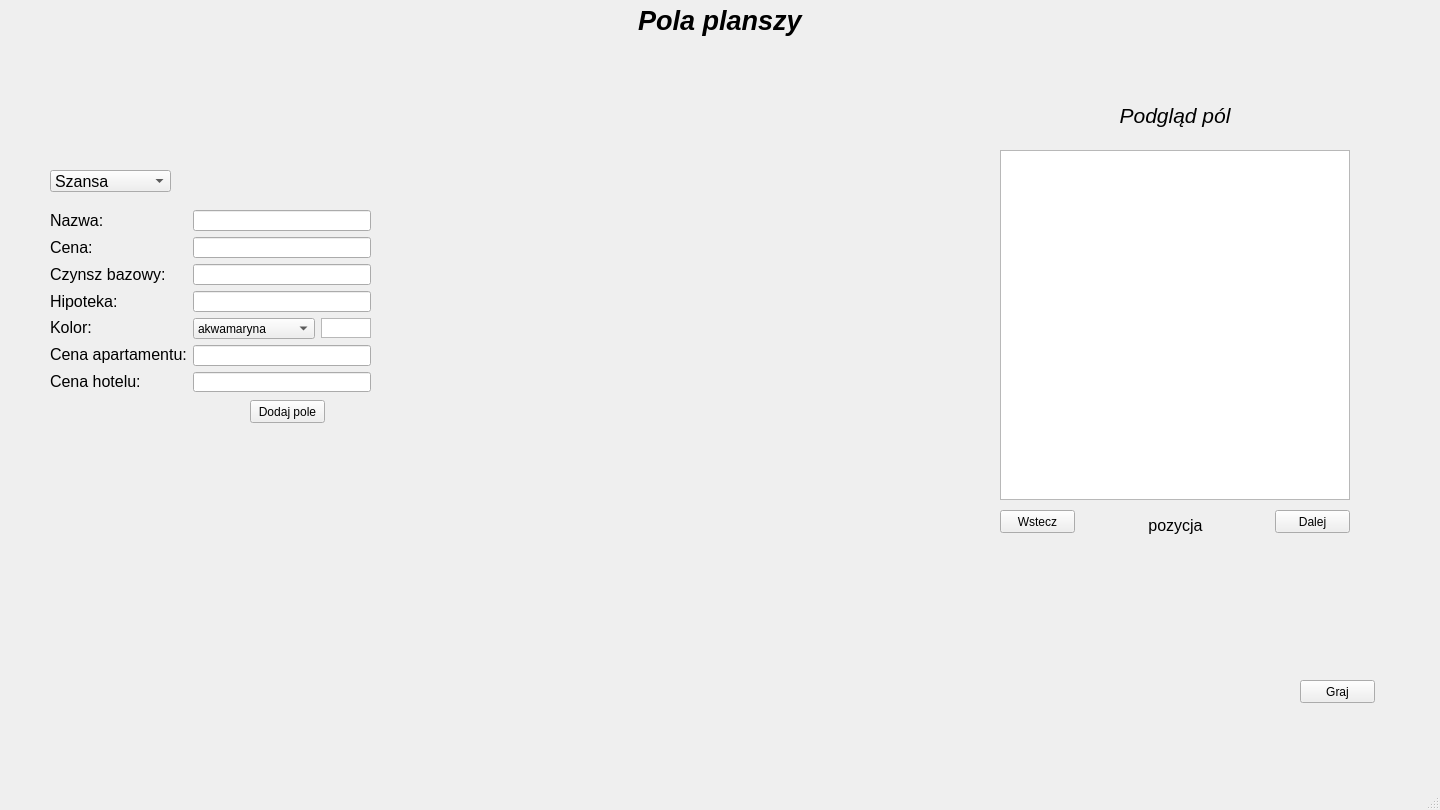
<?xml version="1.0" encoding="UTF-8"?>
<ui version="4.0">
 <class>NGPlansza</class>
 <widget class="QMainWindow" name="NGPlansza">
  <property name="geometry">
   <rect>
    <x>0</x>
    <y>0</y>
    <width>1440</width>
    <height>810</height>
   </rect>
  </property>
  <property name="windowTitle">
   <string>MainWindow</string>
  </property>
  <widget class="QWidget" name="centralwidget">
   <widget class="QLabel" name="label">
    <property name="geometry">
     <rect>
      <x>600</x>
      <y>0</y>
      <width>240</width>
      <height>40</height>
     </rect>
    </property>
    <property name="font">
     <font>
      <pointsize>20</pointsize>
      <weight>75</weight>
      <italic>true</italic>
      <bold>true</bold>
     </font>
    </property>
    <property name="text">
     <string>Pola planszy</string>
    </property>
    <property name="alignment">
     <set>Qt::AlignCenter</set>
    </property>
   </widget>
   <widget class="QComboBox" name="cbRodzaj">
    <property name="geometry">
     <rect>
      <x>50</x>
      <y>170</y>
      <width>121</width>
      <height>22</height>
     </rect>
    </property>
    <property name="font">
     <font>
      <pointsize>12</pointsize>
     </font>
    </property>
    <item>
     <property name="text">
      <string>Szansa</string>
     </property>
    </item>
    <item>
     <property name="text">
      <string>Kasa</string>
     </property>
    </item>
    <item>
     <property name="text">
      <string>Standardowe</string>
     </property>
    </item>
    <item>
     <property name="text">
      <string>Specjalne</string>
     </property>
    </item>
    <item>
     <property name="text">
      <string>Ekstra</string>
     </property>
    </item>
   </widget>
   <widget class="QPushButton" name="pbGraj">
    <property name="geometry">
     <rect>
      <x>1300</x>
      <y>680</y>
      <width>75</width>
      <height>23</height>
     </rect>
    </property>
    <property name="text">
     <string>Graj</string>
    </property>
   </widget>
   <widget class="QPushButton" name="pbDodPole">
    <property name="geometry">
     <rect>
      <x>250</x>
      <y>400</y>
      <width>75</width>
      <height>23</height>
     </rect>
    </property>
    <property name="text">
     <string>Dodaj pole</string>
    </property>
   </widget>
   <widget class="QWidget" name="layoutWidget">
    <property name="geometry">
     <rect>
      <x>50</x>
      <y>210</y>
      <width>321</width>
      <height>182</height>
     </rect>
    </property>
    <layout class="QHBoxLayout" name="horizontalLayout">
     <item>
      <layout class="QVBoxLayout" name="verticalLayout_2">
       <item>
        <widget class="QLabel" name="label_2">
         <property name="font">
          <font>
           <pointsize>12</pointsize>
          </font>
         </property>
         <property name="text">
          <string>Nazwa:</string>
         </property>
        </widget>
       </item>
       <item>
        <widget class="QLabel" name="lbKwota">
         <property name="font">
          <font>
           <pointsize>12</pointsize>
          </font>
         </property>
         <property name="text">
          <string>Cena:</string>
         </property>
        </widget>
       </item>
       <item>
        <widget class="QLabel" name="label_4">
         <property name="font">
          <font>
           <pointsize>12</pointsize>
          </font>
         </property>
         <property name="text">
          <string>Czynsz bazowy:</string>
         </property>
        </widget>
       </item>
       <item>
        <widget class="QLabel" name="label_5">
         <property name="font">
          <font>
           <pointsize>12</pointsize>
          </font>
         </property>
         <property name="text">
          <string>Hipoteka:</string>
         </property>
        </widget>
       </item>
       <item>
        <widget class="QLabel" name="label_8">
         <property name="font">
          <font>
           <pointsize>12</pointsize>
          </font>
         </property>
         <property name="text">
          <string>Kolor:</string>
         </property>
        </widget>
       </item>
       <item>
        <widget class="QLabel" name="label_6">
         <property name="font">
          <font>
           <pointsize>12</pointsize>
          </font>
         </property>
         <property name="text">
          <string>Cena apartamentu:</string>
         </property>
        </widget>
       </item>
       <item>
        <widget class="QLabel" name="label_7">
         <property name="font">
          <font>
           <pointsize>12</pointsize>
          </font>
         </property>
         <property name="text">
          <string>Cena hotelu:</string>
         </property>
        </widget>
       </item>
      </layout>
     </item>
     <item>
      <layout class="QVBoxLayout" name="verticalLayout">
       <item>
        <widget class="QLineEdit" name="leNazwa"/>
       </item>
       <item>
        <widget class="QLineEdit" name="leCena"/>
       </item>
       <item>
        <widget class="QLineEdit" name="leCzynsz"/>
       </item>
       <item>
        <widget class="QLineEdit" name="leHipoteka"/>
       </item>
       <item>
        <layout class="QHBoxLayout" name="horizontalLayout_2">
         <property name="sizeConstraint">
          <enum>QLayout::SetDefaultConstraint</enum>
         </property>
         <item>
          <widget class="QComboBox" name="cbKolor">
           <property name="sizePolicy">
            <sizepolicy hsizetype="Expanding" vsizetype="Fixed">
             <horstretch>0</horstretch>
             <verstretch>0</verstretch>
            </sizepolicy>
           </property>
           <item>
            <property name="text">
             <string>akwamaryna</string>
            </property>
           </item>
           <item>
            <property name="text">
             <string>czerwony</string>
            </property>
           </item>
           <item>
            <property name="text">
             <string>fioletowy</string>
            </property>
           </item>
           <item>
            <property name="text">
             <string>granatowy</string>
            </property>
           </item>
           <item>
            <property name="text">
             <string>miętowy</string>
            </property>
           </item>
           <item>
            <property name="text">
             <string>oliwkowy</string>
            </property>
           </item>
           <item>
            <property name="text">
             <string>pomarańczowy</string>
            </property>
           </item>
          </widget>
         </item>
         <item>
          <widget class="QGraphicsView" name="gvKolor">
           <property name="sizePolicy">
            <sizepolicy hsizetype="Maximum" vsizetype="Maximum">
             <horstretch>0</horstretch>
             <verstretch>0</verstretch>
            </sizepolicy>
           </property>
           <property name="minimumSize">
            <size>
             <width>50</width>
             <height>20</height>
            </size>
           </property>
           <property name="maximumSize">
            <size>
             <width>50</width>
             <height>20</height>
            </size>
           </property>
          </widget>
         </item>
        </layout>
       </item>
       <item>
        <widget class="QLineEdit" name="leCenaApart">
         <property name="text">
          <string/>
         </property>
        </widget>
       </item>
       <item>
        <widget class="QLineEdit" name="leCenaHot">
         <property name="text">
          <string/>
         </property>
        </widget>
       </item>
      </layout>
     </item>
    </layout>
   </widget>
   <widget class="QGraphicsView" name="gvPola">
    <property name="geometry">
     <rect>
      <x>1000</x>
      <y>150</y>
      <width>350</width>
      <height>350</height>
     </rect>
    </property>
   </widget>
   <widget class="QLabel" name="label_3">
    <property name="geometry">
     <rect>
      <x>1105</x>
      <y>100</y>
      <width>140</width>
      <height>30</height>
     </rect>
    </property>
    <property name="font">
     <font>
      <pointsize>16</pointsize>
      <italic>true</italic>
     </font>
    </property>
    <property name="text">
     <string>Podgląd pól</string>
    </property>
    <property name="alignment">
     <set>Qt::AlignCenter</set>
    </property>
   </widget>
   <widget class="QPushButton" name="pbWstecz">
    <property name="geometry">
     <rect>
      <x>1000</x>
      <y>510</y>
      <width>75</width>
      <height>23</height>
     </rect>
    </property>
    <property name="text">
     <string>Wstecz</string>
    </property>
   </widget>
   <widget class="QPushButton" name="pbDalej">
    <property name="geometry">
     <rect>
      <x>1275</x>
      <y>510</y>
      <width>75</width>
      <height>23</height>
     </rect>
    </property>
    <property name="text">
     <string>Dalej</string>
    </property>
   </widget>
   <widget class="QLabel" name="lbPoz">
    <property name="geometry">
     <rect>
      <x>1110</x>
      <y>510</y>
      <width>131</width>
      <height>31</height>
     </rect>
    </property>
    <property name="font">
     <font>
      <pointsize>12</pointsize>
     </font>
    </property>
    <property name="text">
     <string>pozycja</string>
    </property>
    <property name="alignment">
     <set>Qt::AlignCenter</set>
    </property>
   </widget>
  </widget>
  <widget class="QMenuBar" name="menubar">
   <property name="geometry">
    <rect>
     <x>0</x>
     <y>0</y>
     <width>1440</width>
     <height>21</height>
    </rect>
   </property>
  </widget>
  <widget class="QStatusBar" name="statusbar"/>
 </widget>
 <resources/>
 <connections/>
</ui>
